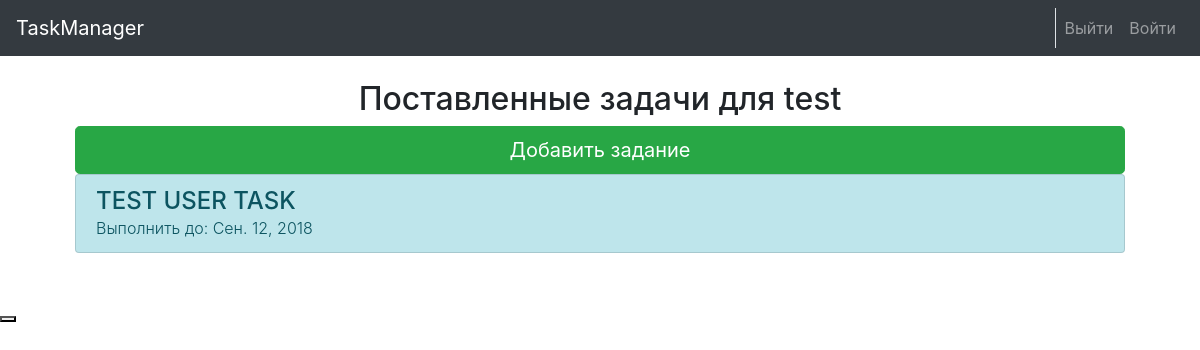
/ (signed in), run on an earlier commit of the app's database.
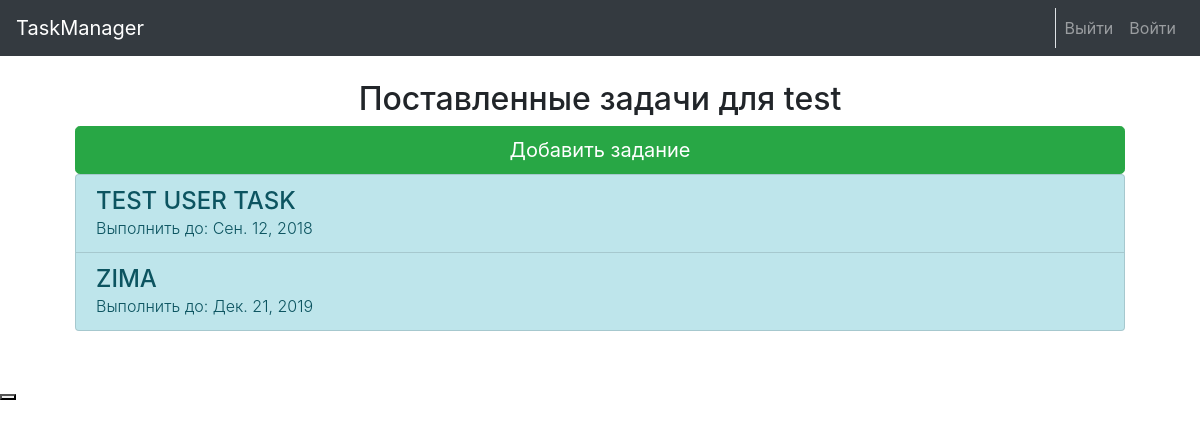
And on a later commit of the database.
### taskapp/models.py (models this page shows, shortened)
class Task(models.Model):
    date_finish = models.DateField()
    date_start = models.DateField(auto_now=True)
    title = models.CharField(max_length=100)
    descrition = models.TextField()
    owner = models.ForeignKey(User, on_delete=models.CASCADE)

### taskapp/views.py (the view)
# urls.py: 2. Add a URL to urlpatterns:  path('', views.home, name='home')
def home(request):
    tasks = ''
    if request.user.is_authenticated:
        date = datetime.datetime
        tasks = Task.objects.filter(owner=request.user).filter(date_finish__gt=date.today()).order_by('date_finish')
    return render(request, 'taskapp/home.html', {'tasks': tasks})

### taskapp/templates/taskapp/home.html
{% extends 'taskapp/base.html' %}
{% block content %}
    <div class="container mt-5 text-center" >
        {% if  user.is_authenticated %}
            <br>
            <h2 class="mt-2">Поставленные задачи для {{ user.get_username }}</h2>
             <input type="button" class="btn btn-lg btn-success btn-block" value="Добавить задание" onClick='location.href="{% url 'add' %}"'>
            {% if  not tasks.count %}
                <H2>У вас нет задач на будущее.</H2>
                <H2>Поставте себе цель!</H2>
            {% else %}
                <div class="list-group">
                {% for task in tasks %}
                    <a class="list-group-item list-group-item-action list-group-item-info"
                       href="{% url 'task_detale' pk=task.pk %}"><h4 class="text-left m-0">{{ task.title }}</h4>
                        <p class="font-weight-light m-0 text-left">Выполнить до: {{ task.date_finish }}</p>
                    </a>
                {% endfor %}
            </div>
            {% endif %}
        {% endif %}
    </div>
{% endblock content %}

What changed in the data, as far as the page shows it:
added Task: title "ZIMA", date_finish "Дек. 21, 2019"
